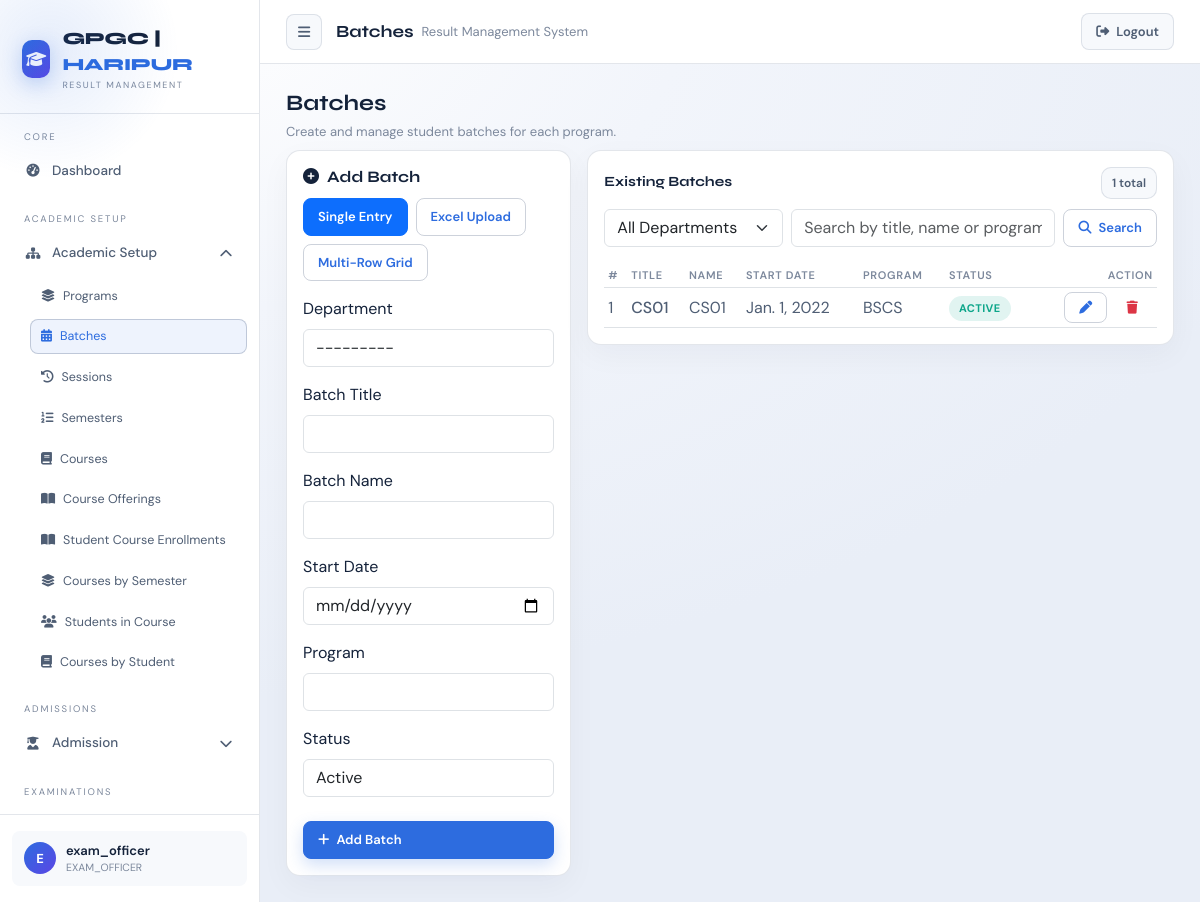
Screenshot of /academics/batches/ (signed in) with the database file from the repository.
### accounts/models.py (models this page shows, shortened)
class User(AbstractUser):
    department = models.ForeignKey(
        "academics.Department",
        on_delete=models.SET_NULL,
        null=True,
        blank=True,
        related_name="users"
    )
    is_locked = models.BooleanField(default=False)
    def in_group(self, name):
        return self.groups.filter(name=name).exists()
    def is_exam_officer(self):
        return self.in_group("EXAM_OFFICER")
    def is_dept_controller(self):
        return self.in_group("DEPT_CONTROLLER") or self.in_group("INTERNAL_EXAM_CONTROLLER")
    def is_student(self):
        return self.in_group("STUDENT")
    def is_department_scoped(self):
        return self.is_dept_controller()

### academics/models.py (models this page shows, shortened)
class Batch(models.Model):
    department = models.ForeignKey(
        Department,
        on_delete=models.CASCADE,
        related_name="batches"
    )
    title = models.CharField(max_length=100)  # e.g. "Batch 2024"
    name = models.CharField(max_length=100)  # e.g. "Computer Science Batch 2024"
    start_date = models.DateField()
    program = models.CharField(max_length=100)
    status = models.CharField(max_length=20, default="ACTIVE")

### academics/custom_views/batch_views.py (the view)
# urls.py: path("batches/", views.batches_view, name="batches"),
@login_required(login_url="accounts:login_page")
@never_cache
def batches_view(request):
    deny = _require_batches_read(request)
    if deny:
        return deny
    search = request.GET.get("search", "").strip()
    department_id = request.GET.get("department_id", "")
    if request.user.is_department_scoped() and request.user.department_id:
        department_id = str(request.user.department_id)
    qs = Batch.objects.select_related("department").order_by("-start_date")
    if department_id:
        qs = qs.filter(department_id=department_id)
    if search:
        qs = qs.filter(
            Q(title__icontains=search)
            | Q(name__icontains=search)
            | Q(program__icontains=search)
        )
    paginator = Paginator(qs, 10)
    page_obj = paginator.get_page(request.GET.get("page"))
    form = BatchForm()
    if request.user.is_department_scoped() and request.user.department_id:
        form.fields["department"].initial = request.user.department_id
        form.fields["department"].disabled = True
    departments = Department.objects.filter(is_active=True)
    if request.user.is_department_scoped() and request.user.department_id:
        departments = departments.filter(id=request.user.department_id)
    return render(request, "academics/batches.html", {
        "batches": page_obj,
        "page_obj": page_obj,
        "form": form,
        "search": search,
        "departments": departments,
        "department_id": department_id,
    })

### templates/academics/batches.html (shortened to what this page needs)
{% extends "dashboard/layout.html" %}
{% load permissions_tags %}
{% block topbar_display %}Batches{% endblock %}
{% block dashboard_content %}
<div class="rms-page-head">
    <h2>Batches</h2>
    <p>Create and manage student batches for each program.</p>
</div>
<div class="row g-3">
    <div class="col-lg-4">
        <div class="rms-card">
            <div class="section-head">
                <h3><i class="fas fa-plus-circle me-2"></i>Add Batch</h3>
            </div>
            <div class="d-flex flex-wrap gap-2 mb-3">
                <button class="btn btn-sm btn-outline-primary rms-tab-btn active" type="button" data-tab="batch-single">
                    Single Entry
                </button>
                <button class="btn btn-sm btn-outline-primary rms-tab-btn" type="button" data-tab="batch-excel">
                    Excel Upload
                </button>
                <button class="btn btn-sm btn-outline-primary rms-tab-btn" type="button" data-tab="batch-grid">
                    Multi-Row Grid
                </button>
            </div>
            <div class="rms-tab-panel" data-tab-panel="batch-single">
            <form method="post" action="{% url 'academics:create_batch' %}">
                <div class="mb-3">
                    <label class="form-label" for="{{ form.department.id_for_label }}">{{ form.department.label }}</label>
                    {{ form.department }}
                </div>
                <div class="mb-3">
                    <label class="form-label" for="{{ form.title.id_for_label }}">{{ form.title.label }}</label>
                    {{ form.title }}
                </div>
                <div class="mb-3">
                    <label class="form-label" for="{{ form.name.id_for_label }}">{{ form.name.label }}</label>
                    {{ form.name }}
                </div>
                <div class="mb-3">
                    <label class="form-label" for="{{ form.start_date.id_for_label }}">{{ form.start_date.label }}</label>
                    {{ form.start_date }}
                </div>
                <div class="mb-3">
                    <label class="form-label" for="{{ form.program.id_for_label }}">{{ form.program.label }}</label>
                    {{ form.program }}
                </div>
                <div class="mb-4">
                    <label class="form-label" for="{{ form.status.id_for_label }}">{{ form.status.label }}</label>
                    {{ form.status }}
                </div>
                <button type="submit" class="btn btn-primary w-100">
                    <i class="fas fa-plus"></i> Add Batch
                </button>
            </form>
            </div>
        </div>
    </div>
    <div class="col-lg-8">
        <div class="rms-card">
            <div class="rms-section-title">
                <h5>Existing Batches</h5>
                <span class="badge-soft rms-muted">{{ page_obj.paginator.count }} total</span>
            </div>
            <form action="" method="get" class="row g-2 mb-3 align-items-center" data-chain-group="batches" data-auto-submit>
                <div class="col-md-4">
                    {% if request.user.is_exam_officer %}
                    <select class="form-select" name="department_id" data-chain="department">
                        <option value="">All Departments</option>
                    </select>
                    {% endif %}
                </div>
                <div class="col">
                    <input type="text" name="search" class="form-control" placeholder="Search by title, name or program…"
                        value="{{ search }}">
                </div>
                <div class="col-auto">
                    <button type="submit" class="btn btn-outline-primary">
                        <i class="fas fa-magnifying-glass"></i> Search
                    </button>
                </div>
            </form>
            <div class="rms-table-wrap">
                <table class="table table-sm align-middle rms-table mb-0">
                    <thead>
                        <tr>
                            <th>#</th>
                            <th>Title</th>
                            <th>Name</th>
                            <th>Start Date</th>
                            <th>Program</th>
                            <th>Status</th>
                            <th class="text-end">Action</th>
                        </tr>
                    </thead>
                    <tbody>
                        {% for batch in batches %}
                        <tr>
                            <td>{{ page_obj.start_index|add:forloop.counter0 }}</td>
                            <td class="fw-500">{{ batch.title }}</td>
                            <td>{{ batch.name }}</td>
                            <td>{{ batch.start_date }}</td>
                            <td>{{ batch.program }}</td>
                            <td>
                                {% if batch.status == "ACTIVE" %}
                                <span class="chip green">Active</span>
                                {% else %}
                                <span class="chip red">Inactive</span>
                                {% endif %}
                            </td>
                            <td class="text-end">
                                <button class="btn btn-sm btn-outline-primary" type="button"
                                    data-bs-toggle="collapse" data-bs-target="#edit-batch-{{ batch.pk }}"
                                    aria-expanded="false" aria-label="Edit {{ batch.title }}">
                                    <i class="fas fa-pen"></i>
                                </button>
                                {% can request.user "BATCHES" "delete" as can_delete_batches %}
                                {% if can_delete_batches %}
                                <form method="post" action="{% url 'academics:delete_batch' batch.pk %}"
                                    class="d-inline"
                                    onsubmit="return confirm('Delete batch {{ batch.title }}? This cannot be undone.');">
                                    <button type="submit" class="btn btn-sm btn-outline-danger"
                                        aria-label="Delete {{ batch.title }}">
                                        <i class="fas fa-trash"></i>
                                    </button>
                                </form>
                                {% endif %}
                            </td>
                        </tr>
                        {% endfor %}
                    </tbody>
                </table>
            </div>
        </div>
    </div>
</div>
{% endblock %}

### templates/dashboard/layout.html (shortened to what this page needs)
{% extends "base.html" %}
{% load permissions_tags %}
{% block content %}
{% with path=request.path %}
<div class="app-shell" id="appShell">
    <aside class="sidebar">
        <div class="logo-area">
            <div class="logo-icon"><i class="fas fa-graduation-cap"></i></div>
            <div>
                <div class="logo-text">GPGC | <span>HARIPUR</span></div>
                <div class="logo-sub">Result Management</div>
            </div>
        </div>
        <div class="sidebar-nav">
        <div class="nav-section">
            <div class="nav-label">Core</div>
            <a class="nav-item{% if '/accounts/dashboard/' in path %} active{% endif %}"
                href="{% url 'accounts:dashboard' %}">
                <i class="fas fa-gauge-high"></i> Dashboard
            </a>
        </div>
        {% can request.user "BATCHES" "read" as can_batches %}
        {% can request.user "SESSIONS" "read" as can_sessions %}
        {% can request.user "SEMESTERS" "read" as can_semesters %}
        {% can request.user "COURSES" "read" as can_courses %}
        {% can request.user "COURSE_OFFERINGS" "read" as can_offerings %}
        {% can request.user "ENROLLMENTS" "read" as can_enrollments %}
        {% if can_batches or can_sessions or can_semesters or can_courses or can_offerings or can_enrollments %}
        <div class="nav-section">
            <div class="nav-label">Academic Setup</div>
            <div class="nav-group open">
                <div class="nav-item nav-toggle" data-toggle="academic-setup-menu">
                    <span style="display:flex;align-items:center;gap:10px;">
                        <i class="fas fa-sitemap"></i> Academic Setup
                    </span>
                    <i class="fas fa-chevron-down nav-caret"></i>
                </div>
                <div class="nav-submenu" id="academic-setup-menu">
                    {% if request.user.is_exam_officer %}
                    <a class="nav-subitem{% if '/academics/departments/' in path %} active{% endif %}"
                        href="{% url 'academics:departments' %}">
                        <i class="fas fa-layer-group"></i> Programs
                    </a>
                    {% endif %}
                    <a class="nav-subitem{% if '/academics/batches/' in path %} active{% endif %}"
                        href="{% url 'academics:batches' %}">
                        <i class="fas fa-calendar-days"></i> Batches
                    </a>
                    <a class="nav-subitem{% if '/academics/sessions/' in path %} active{% endif %}"
                        href="{% url 'academics:sessions' %}">
                        <i class="fas fa-clock-rotate-left"></i> Sessions
                    </a>
                    <a class="nav-subitem{% if '/academics/semesters/' in path %} active{% endif %}"
                        href="{% url 'academics:semesters' %}">
                        <i class="fas fa-list-ol"></i> Semesters
                    </a>
                    <a class="nav-subitem{% if '/courses/courses/' in path %} active{% endif %}"
                        href="{% url 'courses:courses' %}">
                        <i class="fas fa-book"></i> Courses
                    </a>
                    <a class="nav-subitem{% if '/courses/offerings/' in path %} active{% endif %}"
                        href="{% url 'courses:course_offerings' %}">
                        <i class="fas fa-book-open"></i> Course Offerings
                    </a>
                    <a class="nav-subitem{% if '/enrollments/enrollments/' in path %} active{% endif %}"
                        href="{% url 'enrollments:enrollments' %}">
                        <i class="fas fa-book-open"></i> Student Course Enrollments
                    </a>
                    <a class="nav-subitem{% if '/enrollments/semester-courses/' in path %} active{% endif %}"
                        href="{% url 'enrollments:semester_courses' %}">
                        <i class="fas fa-layer-group"></i> Courses by Semester
                    </a>
                    <a class="nav-subitem{% if '/enrollments/course-students/' in path %} active{% endif %}"
                        href="{% url 'enrollments:course_students' %}">
                        <i class="fas fa-users"></i> Students in Course
                    </a>
                    <a class="nav-subitem{% if '/enrollments/student-courses/' in path %} active{% endif %}"
                        href="{% url 'enrollments:student_courses' %}">
                        <i class="fas fa-book"></i> Courses by Student
                    </a>
                </div>
            </div>
        </div>
        {% endif %}
        {% can request.user "STUDENTS" "read" as can_students %}
        {% if can_students %}
        <div class="nav-section">
            <div class="nav-label">Admissions</div>
            <div class="nav-group">
                <div class="nav-item nav-toggle" data-toggle="admission-menu">
                    <span style="display:flex;align-items:center;gap:10px;">
                        <i class="fas fa-user-graduate"></i> Admission
                    </span>
                    <i class="fas fa-chevron-down nav-caret"></i>
                </div>
            </div>
        </div>
        {% endif %}
        {% can request.user "EXAMS" "read" as can_exams %}
        {% can request.user "RESULTS" "read" as can_results %}
        {% if can_exams or can_results %}
        <div class="nav-section">
            <div class="nav-label">Examinations</div>
            <div class="nav-group">
                <div class="nav-item nav-toggle" data-toggle="exams-menu">
                </div>
            </div>
        </div>
        {% endif %}
        </div>
        <div class="sidebar-footer">
            <div class="user-card">
                <div class="user-avatar">{{ request.user.username|first|upper }}</div>
                <div style="flex:1;overflow:hidden;">
                    <div class="user-name">{{ request.user.username }}</div>
                    <div class="user-role">
                        {% for g in request.user.groups.all %}
                        {{ g.name }}{% if not forloop.last %}, {% endif %}
                        {% empty %}
                        —
                        {% endfor %}
                    </div>
                </div>
            </div>
        </div>
    </aside>
    <div class="main">
        <div class="topbar">
            <button class="top-btn" type="button" id="sidebarToggle" aria-label="Toggle sidebar">
                <i class="fas fa-bars"></i>
            </button>
            <div class="topbar-title">
                {% block topbar_display %}{% endblock %}
                <span>Result Management System</span>
            </div>
            <div class="topbar-actions">
                <a class="btn btn-ghost" href="{% url 'accounts:logout' %}">
                    <i class="fas fa-right-from-bracket"></i> Logout
                </a>
            </div>
        </div>
        <div class="content">
            {% block dashboard_content %}{% endblock %}
        </div>
    </div>
</div>
{% endwith %}
{% endblock %}

### rows the page displays
User: user.username|first "E", user.username "exam_officer"
Batch: start_index|add "1", title "CS01", name "CS01", start_date "Jan. 1, 2022", program "BSCS", status "ACTIVE"

### other values shown
{{ g.name }} "EXAM_OFFICER"
{{ page_obj.paginator.count }} "1"
